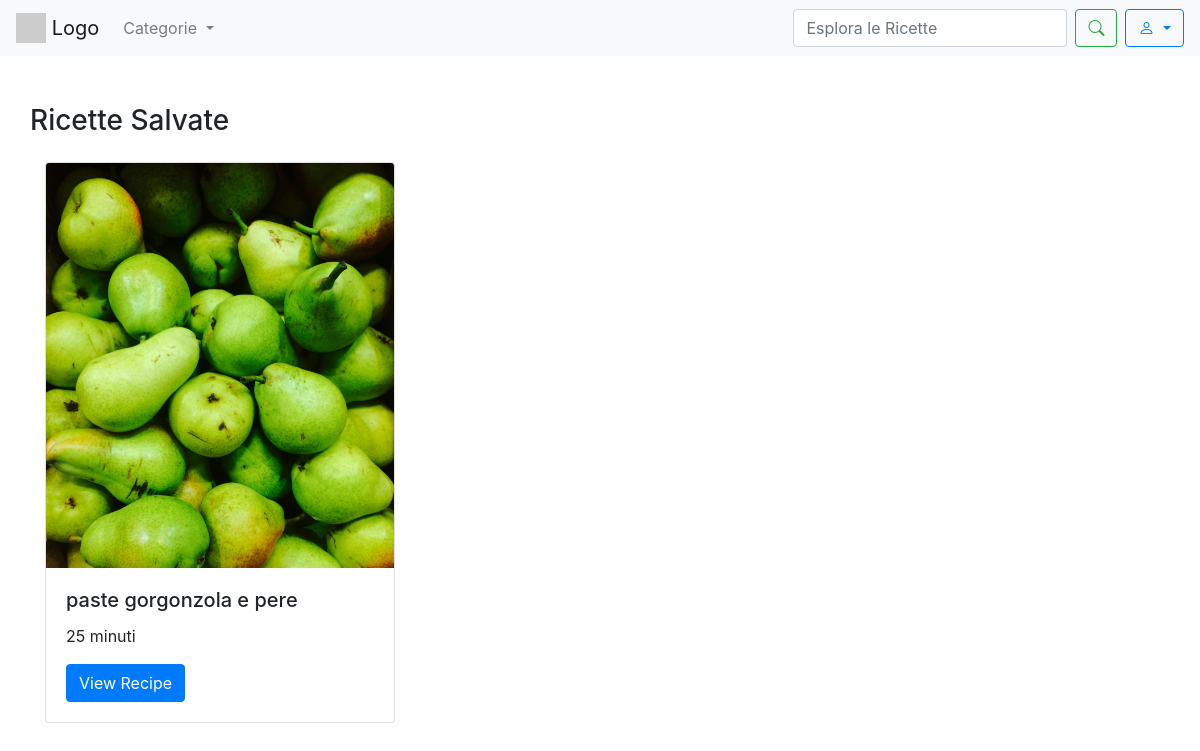
/ricette_salvate/ (signed in), run on the app's committed database.
### sito/models.py (models this page shows, shortened)
class SavedRecipe(models.Model):
    user = models.ForeignKey('CustomUser', on_delete=models.CASCADE)
    recipe = models.ForeignKey(Recipe, on_delete=models.CASCADE)

class Recipe(models.Model):
    title = models.CharField(max_length=200)
    photo = models.ImageField(upload_to='recipes_photos/', blank=True, null=True)
    preparationtime = models.CharField(help_text="Totale tempo di preparazione (es: 1 hour 30 minutes)", max_length=200,
                                       blank=True, null=True)
    category = models.ForeignKey(Category, on_delete=models.CASCADE)
    user = models.ForeignKey('CustomUser', on_delete=models.CASCADE)
    ingredients = models.TextField()
    instructions = models.TextField()

### sito/views.py (the view)
# urls.py: path("ricette_salvate/", ricette_salvate, name='ricette_salvate'),
@login_required
def ricette_salvate(request):
    saved_recipes = SavedRecipe.objects.filter(user=request.user)
    return render(request, 'ricette_salvate.html', {'saved_recipes': saved_recipes})

### template/ricette_salvate.html (shortened to what this page needs)
<!DOCTYPE html>
{% load static %}
<html lang="en">
<head>
    <link rel="stylesheet" href="https://maxcdn.bootstrapcdn.com/bootstrap/4.5.2/css/bootstrap.min.css">
    <link rel="stylesheet" href="https://cdn.jsdelivr.net/npm/bootstrap-icons/font/bootstrap-icons.css">
</head>
<body>
    <nav class="navbar navbar-expand-lg navbar-light bg-light">
        <a class="navbar-brand" href="{% url 'homepage' %}">
            <img src="https://via.placeholder.com/30" alt="Logo" class="d-inline-block align-top">
            Logo
        </a>
            <ul class="navbar-nav mr-auto">
                <li class="nav-item dropdown">
                  <div class="nav-link dropdown-toggle" role="button" data-toggle="dropdown" aria-expanded="false" id="CategoryDropdown">
                    Categorie
                  </div>
                </li>
            </ul>
            <form class="form-inline my-2 my-lg-0" method="GET" action="{% url 'search' %}">
                <input class="form-control mr-sm-2" type="search" name ="q" placeholder="Esplora le Ricette" aria-label="Search">
                <button class="btn btn-outline-success my-2 my-sm-0" type="submit"><i class="bi bi-search"></i></button>
            </form>
            <div class="dropdown ml-2">
                <button class="btn btn-outline-primary dropdown-toggle" type="button" id="userDropdown" data-toggle="dropdown" aria-haspopup="true" aria-expanded="false">
                    <i class="bi bi-person"></i>
                </button>
            </div>
    </nav>
    <div class="container py-5">
      <div class="row">
            <h3 class="text-center mb-4">Ricette Salvate</h3>
        </div>
        <div class="row">
        {% if saved_recipes %}
            {% for saved_recipe in saved_recipes %}
            <div class="col-md-4 mb-4">
                <div class="card mb-3" style="max-width: 540px;">
                    {% if saved_recipe.recipe.photo %}
                    <img src="{{ saved_recipe.recipe.photo.url }}" class="card-img-top" alt="foto ricetta">
                    {% else %}
                    <img src="{% static 'images/defaultrecipe.jpg' %}" class="card-img-top" alt="Default Image">
                    {% endif %}
                    <div class="card-body">
                        <h5 class="card-title">{{ saved_recipe.recipe.title }}</h5>
                        <p class="card-text">{{ saved_recipe.recipe.preparationtime }}</p>
                        <a href="{% url 'recipe_detail' saved_recipe.recipe.id %}" class="btn btn-primary">View Recipe</a>
                    </div>
                </div>
            </div>
            {% endfor %}
        {% else %}
            <p>You have no saved recipes.</p>
        {% endif %}
    </div>
    </div>
</body>
</html>

### data on the page
SavedRecipe: recipe.photo (picture), recipe "paste gorgonzola e pere", recipe.preparationtime "25 minuti"
